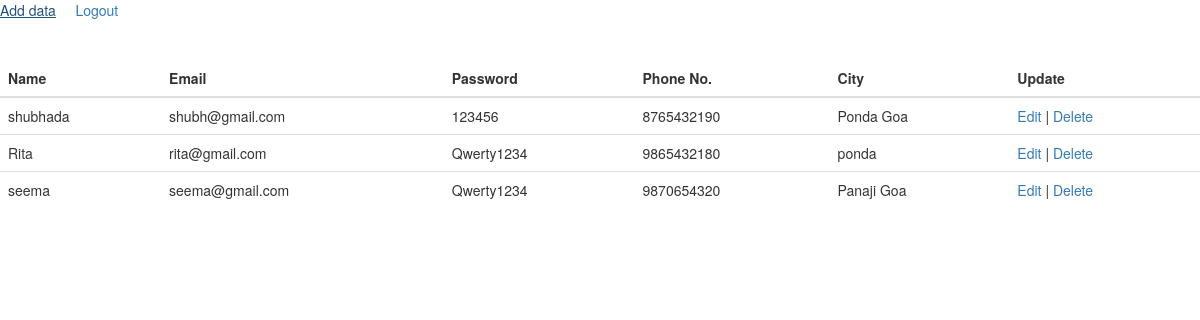
The page / on the database its author committed.
### tables this page shows
CREATE TABLE `registration` (
  `id` int(100) NOT NULL,
  `name` varchar(100) NOT NULL,
  `email` varchar(100) NOT NULL,
  `password` varchar(100) NOT NULL,
  `phone_no` varchar(100) NOT NULL,
  `city` varchar(100) NOT NULL
);

### index.php (the view, shortened to what this page needs)
<!Doctype html>
<?php
include_once("config.php");
$result=mysqli_query($con,"select * from registration order by id asc");
?>
<html>
<head>
<link rel="stylesheet" href="https://maxcdn.bootstrapcdn.com/bootstrap/3.3.7/css/bootstrap.min.css">
</head>
<body>
<a href="registration.php">Add data</a>&nbsp;&nbsp;&nbsp;&nbsp;
<a href="logout.php">Logout</a></br>
<br><table width='50%' border=0>
<tr bgcolor='#CCCCCC'>
<table class="table">
    <thead>
      <tr>
        <th>Name</th>
        <th>Email</th>
		<th>Password</th>
		<th>Phone No.</th>
		<th>City</th>
		<th>Update</th>
      </tr>
    </thead>
</tr></br>
<?php
while($res=mysqli_fetch_array($result)){
	echo"<tr>";
	echo"<td>".$res['name']."</td>";
	echo"<td>".$res['email']."</td>";
	echo"<td>".$res['password']."</td>";
	echo"<td>".$res['phone_no']."</td>";
	echo"<td>".$res['city']."</td>";
	echo"<td><a href=\"edit.php?id=$res[id]\">Edit</a> | <a href=\"delete.php?id=$res[id]\"
	onclick =\"return confirm('are you sure u want to delete?')\">Delete</a></td>";
}
?>
</table>
</body>
</html>

### rows shown on the page
registration: name "shubhada", email "shubh@gmail.com", password "123456", phone_no "8765432190", city "Ponda Goa"
registration: name "Rita", email "rita@gmail.com", password "Qwerty1234", phone_no "9865432180", city "ponda"
registration: name "seema", email "seema@gmail.com", password "Qwerty1234", phone_no "9870654320", city "Panaji Goa"
